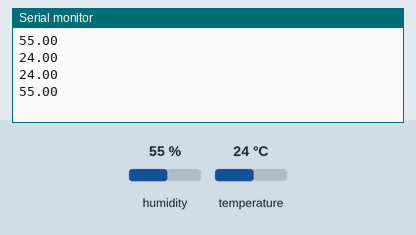
Simulated run of this sketch. Board: ESP8266 (NodeMCU). Parts: the last lines printed to the serial monitor. Inputs (shaded band) come from the test bench; at power-on: humidity 55 %, temperature 24 °C. WiFi joins after 1.5 s; servers stay silent unless stated.

Above: at 5.0 s.
5.1 s: humidity set to 22 %
6.6 s: temperature set to 12 °C
At 8.0 s:
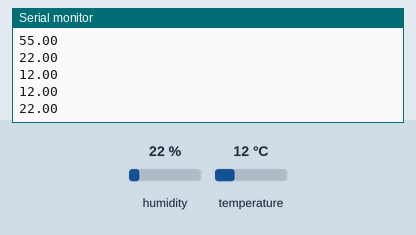
8.1 s: humidity set to 40 %
At 13.2 s:
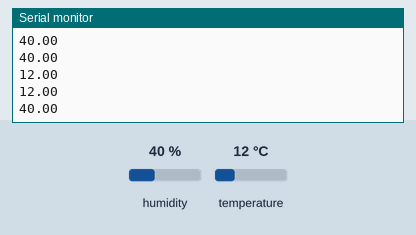
Timing chart, 0 to 14.7 s (numbered marks = the images above; inputs shaded):
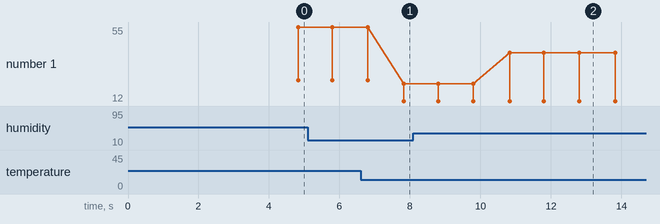

The sketch:

sketch_nov10a.ino
```cpp
#define BLYNK_PRINT Serial
#define BLYNK_TEMPLATE_ID "TMPL31s_s9O87"
#define BLYNK_TEMPLATE_NAME "ESP8266 WEATHER STATION"

#include <ESP8266WiFi.h> // Use ESP8266 WiFi library instead of WiFi.h
#include <BlynkSimpleEsp8266.h>
#include "Arduino.h"
#include "DHT.h"

float temperature; // parameters
float humidity;

char auth[] = "46hn_AQnq0X8alAUNZLka8O8DfblSRhd"; // replace this with your auth token
char ssid[] = "one Plus"; // replace this with your WiFi name (SSID)
char pass[] = "rishabh1"; // replace this with your WiFi password

#define DHTPIN 14 // DHT sensor is connected to GPIO14 (D5 on NodeMCU)
#define DHTTYPE DHT11 // Specify DHT11 type

DHT dht(DHTPIN, DHTTYPE); // Initialize DHT sensor
BlynkTimer timer;

void sendSensor() // Function to read sensor values and send them to Blynk
{
  humidity = dht.readHumidity();
  temperature = dht.readTemperature();
  Serial.println(humidity);
  Serial.println(temperature);
  if (isnan(humidity) || isnan(temperature))
  {
    Serial.println("Failed to read from DHT sensor!");
    return;
  }


  Serial.println(temperature);
  Serial.println(humidity);
  Blynk.virtualWrite(V0, temperature); // Send all the values to their respective virtual pins
  Blynk.virtualWrite(V1, humidity);
}

void setup()
{
  Serial.begin(115200);
  dht.begin();
  delay(1000);
  Blynk.begin(auth, ssid, pass); // Connect to Blynk server
  delay(1000);
  timer.setInterval(1000L, sendSensor); // Call sendSensor every 1000 milliseconds
}

void loop()
{
  Blynk.run();
  timer.run();
}
```

Measured:
- after the input at 6.6 s, the serial monitor: prints a new line after 1.2 s (image 1)
- after the input at 8.1 s, the serial monitor: prints a new line after 2.7 s (image 2)
- plotted number 1: 22 → 40 after the input at 8.1 s
